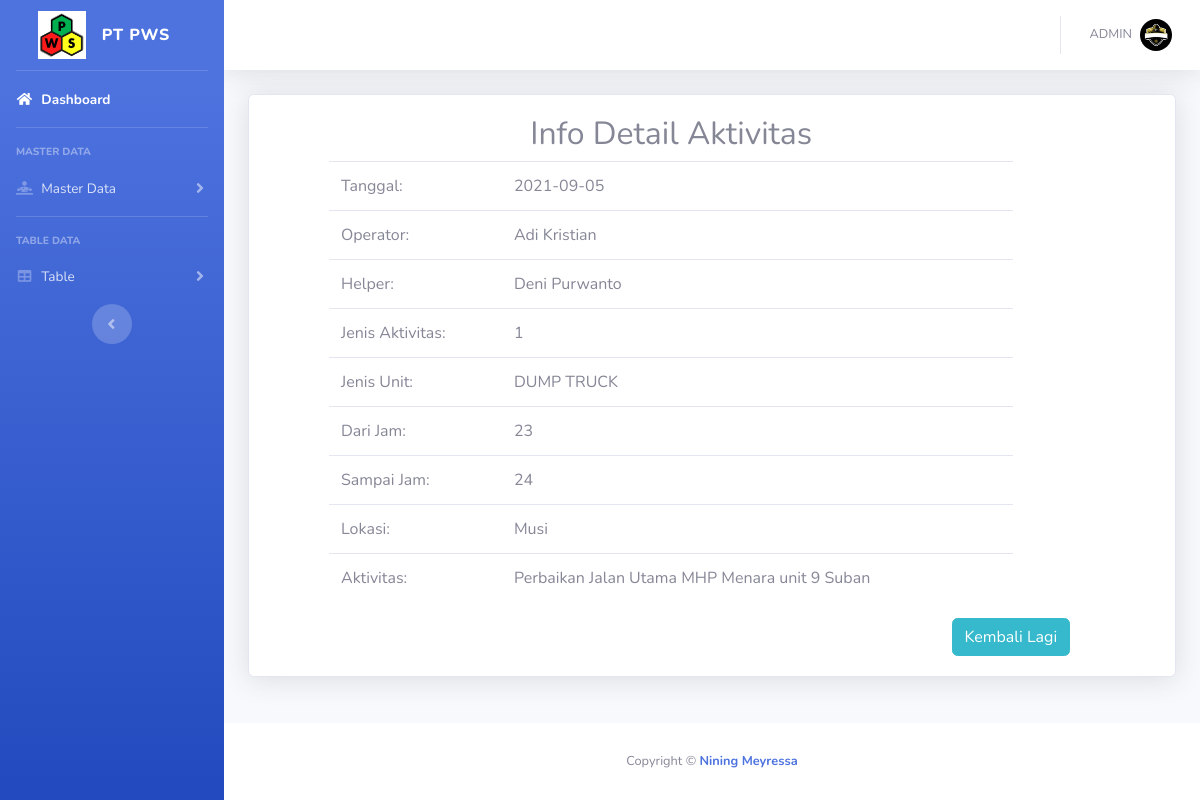
Page /admin/detail_kegiatan.php?id=68 (signed in) on the committed database.
### tables this page shows
CREATE TABLE `users` (
  `id` int(11) NOT NULL,
  `username` varchar(222) NOT NULL,
  `password` varchar(222) NOT NULL,
  `nama` varchar(222) NOT NULL,
  `foto` varchar(222) NOT NULL,
  `role` varchar(222) NOT NULL
);

CREATE TABLE `kegiatan` (
  `id` int(25) NOT NULL,
  `tanggal` text NOT NULL,
  `operator` varchar(222) NOT NULL,
  `helper` varchar(222) NOT NULL,
  `jenis_unit` varchar(239) NOT NULL,
  `dari_jam` varchar(222) NOT NULL,
  `sampai_jam` varchar(222) NOT NULL,
  `total` varchar(121) NOT NULL,
  `lokasi` varchar(240) NOT NULL,
  `jenis_aktifitas` varchar(250) NOT NULL,
  `aktivitas` varchar(240) NOT NULL
);

### config/koneksi.php (called while the page is built)
<?php
$conn = mysqli_connect('localhost', 'root', '', 'rekam_pws') or die($conn);
function user()
{
  global $conn;
  $sss = mysqli_query($conn, "select * from users where id = '" . $_SESSION['user'] . "'");
  return mysqli_fetch_array($sss);
}

### admin/detail_kegiatan.php (the view, shortened to what this page needs)
<?php
include '../config/koneksi.php';
?>
<!DOCTYPE html>
<html lang="en">
<head>
  <link href="vendor/fontawesome-free/css/all.min.css" rel="stylesheet" type="text/css">
  <link href="css/sb-admin-2.min.css" rel="stylesheet">
</head>
<body id="page-top">
  <div id="wrapper">
    <ul class="navbar-nav bg-gradient-primary sidebar sidebar-dark accordion" id="accordionSidebar">
      <a class="sidebar-brand d-flex align-items-center justify-content-center" href="">
        <input type="image" src="img/pws_logo.png" alt="Submit" width="48" height="48">
        <div class="sidebar-brand-text mx-3">PT PWS</div>
      </a>
      <hr class="sidebar-divider my-0">
      <li class="nav-item active">
        <a class="nav-link" href="index.php">
          <i class="fas fa-fw fa-home"></i>
          <span>Dashboard</span></a>
      </li>
      <hr class="sidebar-divider">
      <div class="sidebar-heading">
        Master Data
      </div>
      <li class="nav-item">
        <a class="nav-link collapsed" href="#" data-toggle="collapse" data-target="#collapseTwo" aria-expanded="true" aria-controls="collapseTwo">
          <i class="fas fa-fw fa-diagnoses"></i>
          <span>Master Data</span>
        </a>
      </li>
      <hr class="sidebar-divider">
      <div class="sidebar-heading">
        Table Data
      </div>
      <li class="nav-item">
        <a class="nav-link collapsed" href="#" data-toggle="collapse" data-target="#collapsePages" aria-expanded="true" aria-controls="collapsePages">
          <i class="fas fa-fw fa-table"></i>
          <span>Table</span>
        </a>
      </li>
      <div class="text-center d-none d-md-inline">
        <button class="rounded-circle border-0" id="sidebarToggle"></button>
      </div>
    </ul>
    <div id="content-wrapper" class="d-flex flex-column">
      <div id="content">
        <nav class="navbar navbar-expand navbar-light bg-white topbar mb-4 static-top shadow">
          <ul class="navbar-nav ml-auto">
            <?php
            $rrr = user();
            ?>
            <li class="nav-item dropdown no-arrow">
              <a class="nav-link dropdown-toggle" href="#" id="userDropdown" role="button" data-toggle="dropdown" aria-haspopup="true" aria-expanded="false">
                <span class="mr-2 d-none d-lg-inline text-gray-600 small"><?php echo $rrr['nama']; ?></span>
                <img class="img-profile rounded-circle" src=" img/<?php echo $rrr['foto'] ?>" alt="profile">
              </a>
            </li>
          </ul>
        </nav>
        <div class="container-fluid">
          <?php
          $id_brg = ($_GET['id']);
          $ggl = !$id_brg;
          if ($ggl) {
            echo "<div class='col-md-10 col-sm-12 col-xs-12 ml-5 mt-5'>";
            echo "<div class='alert alert-danger mt-4 ml-5' role='alert'>";
            echo "<p><center>Maaf Data Ini Tidak Tersedia</center></p>";
            echo   "</div>";
            echo "</div>";
          } else {
            $det = mysqli_query($conn, "select * from kegiatan where id='$id_brg'") or die(mysql_error());
            while ($d = mysqli_fetch_array($det)) {
          ?>
              <div class="card shadow mb-4">
                <div class="card-body">
                  <div class="row ml-5">
                    <div class="col-md-10 col-sm-12 col-xs-12">
                      <h2>
                        <center>Info Detail Aktivitas</center>
                      </h2>
                      <table class="table">
                        <tr>
                          <td>Tanggal:</td>
                          <td><?php echo $d['tanggal']; ?></td>
                        </tr>
                        <tr>
                          <td>Operator:</td>
                          <td><?php echo $d['operator']; ?></td>
                        </tr>
                        <tr>
                          <td>Helper:</td>
                          <td><?php echo $d['helper']; ?></td>
                        </tr>
                        <tr>
                          <td>Jenis Aktivitas:</td>
                          <td><?php echo $d['jenis_aktifitas']; ?></td>
                        </tr>
                        <tr>
                          <td>Jenis Unit:</td>
                          <td><?php echo $d['jenis_unit']; ?></td>
                        </tr>
                        <tr>
                          <td>Dari Jam:</td>
                          <td><?php echo $d['dari_jam']; ?></td>
                        </tr>
                        <tr>
                          <td>Sampai Jam:</td>
                          <td><?php echo $d['sampai_jam']; ?></td>
                        </tr>
                        <tr>
                          <td>Lokasi:</td>
                          <td><?php echo $d['lokasi']; ?></td>
                        </tr>
                        <tr>
                          <td>Aktivitas:</td>
                          <td><?php echo $d['aktivitas']; ?></td>
                        </tr>
                      </table>
                    </div>
                  </div>
              <?php
            }
          }
              ?>
              <div class="row">
                <div class="col-md-9">
                </div>
                <div class="col-md-3">
                  <a href="tab_kegiatan.php"><button type="button" class="btn btn-info">Kembali Lagi</button></a>
                </div>
              </div>
                </div>
              </div>
        </div>
      </div>
      <footer class="sticky-footer bg-white">
        <div class="container my-auto">
          <div class="copyright text-center my-auto">
            <span>Copyright &copy; <a href="https://www.instagram.com/niningmr/" style="text-decoration: none;"><b>Nining Meyressa</b></a></span>
          </div>
        </div>
      </footer>
    </div>
  </div>
</body>
</html>

### rows in the picture
users: nama "ADMIN", foto (picture)
kegiatan: tanggal "2021-09-05", operator "Adi Kristian", helper "Deni Purwanto", jenis_aktifitas "1", jenis_unit "DUMP TRUCK", dari_jam "23", sampai_jam "24", lokasi "Musi", aktivitas "Perbaikan Jalan Utama MHP Menara unit 9 Suban"
